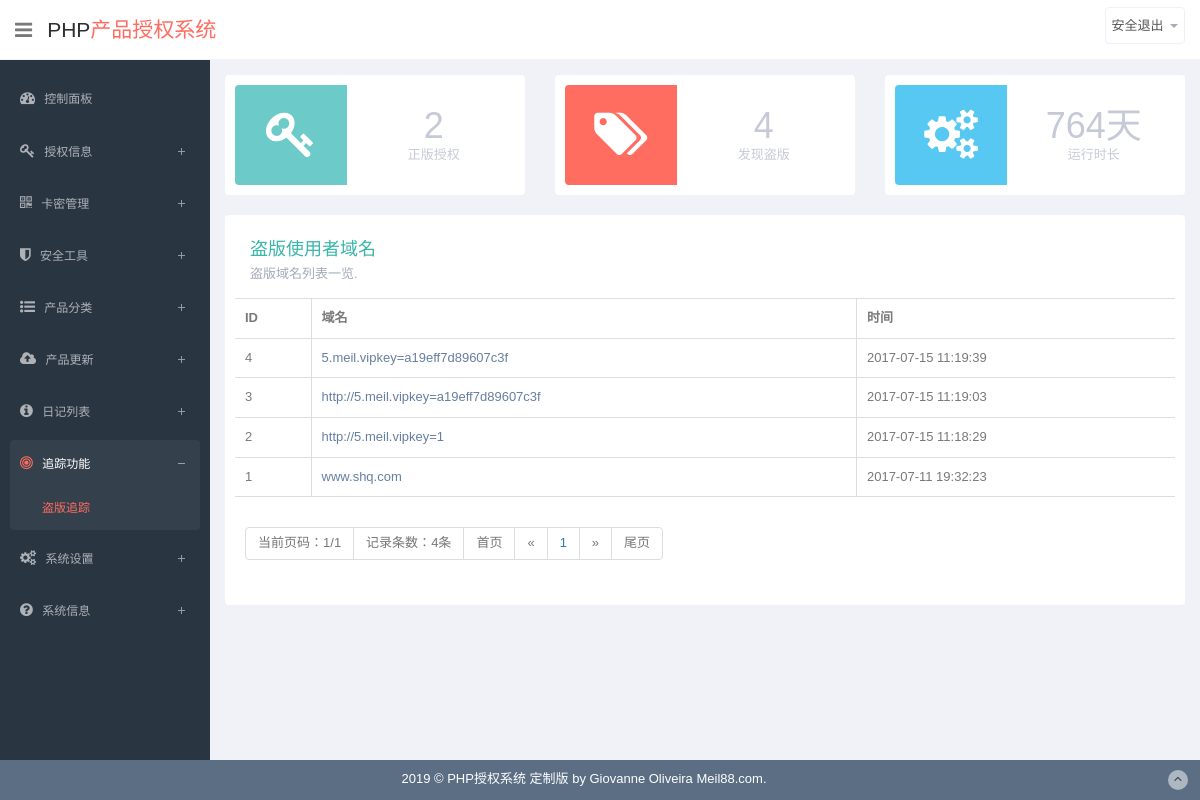
Screenshot of /center/daoban.php (signed in) with the database file from the repository.
### tables this page shows
CREATE TABLE IF NOT EXISTS `site` (
  `id` int(10) unsigned NOT NULL,
  `title` varchar(255) NOT NULL,
  `yxtime` varchar(255) NOT NULL,
  `copyright` varchar(255) NOT NULL,
  `site_name` varchar(255) NOT NULL,
  `route` varchar(255) NOT NULL
);

CREATE TABLE IF NOT EXISTS `daoban` (
  `id` int(10) unsigned NOT NULL,
  `domain` varchar(255) NOT NULL,
  `time` varchar(255) NOT NULL,
  `beizhu` text NOT NULL COMMENT '备注'
);

### data/weby.php (called while the page is built, shortened)
<?php
	$sql = "SELECT * FROM site";
	$result=mysql_query($sql);
	if($result&&mysql_num_rows($result)){
	   while ($row=mysql_fetch_assoc($result)) {
			  $yxtime = $row['yxtime'];
			  $copyright = $row['copyright'];
			  $route = $row['route'];
	   }
	}
?>

### center/farmwork.php (called while the page is built, shortened)
<?php
	include '../data/weby.php';

### center/daoban.php (the view, shortened to what this page needs)
<?php
    include 'farmwork.php';
?>
<?php include 'header.php';?>
<?php include 'list.php';?>
    <section id="main-content">
        <section class="wrapper">
<?php include 'overview.php';?>
            <div class="row">
                <div class="col-lg-12">
                    <section class="panel">
                        <div class="panel-body progress-panel">
                            <div class="task-progress">
                                <h1>盗版使用者域名</h1>
                                <p>盗版域名列表一览.</p>
                            </div>
                        </div>
						<div class="table-responsive">
                        <table  class="display table table-bordered table-striped" id="dynamic-table">
                            <thead>
                            <tr>
                                <th>ID</th>
                                <th>域名</th>
                                <th>时间</th>
                            </tr>
                            </thead>
                            <tbody>
									<?php
 $page = $_GET["page"];
 if($page == ""){
     $page = 1;
     }
 $page_size = 10;
 $_pageNum = 10;
 $query = "select count(*) as total from daoban";
 $result = mysql_query($query);
 $rownum = mysql_fetch_row($result);
 $message_count = $rownum[0];
 $page_count = ceil($message_count / $page_size);
 $offset = ($page-1) * $page_size;
 $pages = $page_count;
 $_start = $page - floor($_pageNum / 2);
 $_start = $_start < 1 ? 1 : $_start;
 $_end = $page + floor($_pageNum / 2);
 $_end = $_end > $pages? $pages : $_end;
 ?>
 									<?php
										$sql="select * from daoban ORDER BY `id` DESC  limit $offset,$page_size";
										$result=mysql_query($sql);
										if($result&&mysql_num_rows($result)){
											while ($row=mysql_fetch_assoc($result)) {
											echo "<tr class='gradeX'>";
											echo "<td >".$row['id']."</td>";
											echo "<td ><a href=http://".$row['domain']." target='_blank'>".$row['domain']."</a></td>";
											echo "<td >".date("Y-m-d H:i:s",$row['time'])."</td>";
											echo "</tr>";
											}
										}
									?>
                        </table>
						</div>
						<table  class="display table table-bordered table-striped" id="dynamic-table">
						<tfoot>
							<tr>
							<td ><ul class="pagination"><li class="disabled"><a>当前页码：<?php echo $page;?>/<?php echo $page_count;?></a></li><li class="disabled"><a>记录条数：<?php echo $message_count;?>条</a></li>
							<?php
if($page != 1){
     echo "<li ><a href=?page=1>首页</a></li>";
     echo "<li ><a href=?page=" . ($page-1) . ">&laquo;</a></li>";
     } else {
echo '<li class="disabled"><a>首页</a></li>';
echo '<li class="disabled"><a>&laquo;</a></li>';
}
for ($i = $_start; $i <= $_end; $i++){
     if($i == $page){
         $_pageHtml .= '<li ><a>' . $i . '</a></li>';
         }else{
         $_pageHtml .= '<li ><a href="' . $url . '?page=' . $i . '">' . $i . '</a></li>';
         }
     }
echo $_pageHtml;
if($page < $page_count){
     echo "<li ><a href=?page=" . ($page + 1) . ">&raquo;</a></li>";
     echo "<li ><a href=?page=" . $page_count . ">尾页</a></li>";
     } else {
echo '<li class="disabled"><a>&raquo;</a></li>';
echo '<li class="disabled"><a>尾页</a></li>';
}
echo'</ul></td>';
?>
							</tr>
							</tfoot>
							</table>
                    </section>
                </div>
        </section>
    </section>
<?php include 'footer.php';?>

### center/overview.php (shortened to what this page needs)
<?php
function Sec2Time($time){
 if(is_numeric($time)){
  $value = array(
    "years" => 0, "days" => 0, "hours" => 0,
    "minutes" => 0, "seconds" => 0,
  );
  if($time >= 86400){
   $value["days"] = floor($time/86400);
   $time = ($time%86400);
  }
  $value["seconds"] = floor($time);
  return (array) $value;
 }else{
  return (bool) FALSE;
 }
}
$site_create_time = strtotime($yxtime);
$time = time() - $site_create_time;
$uptime = Sec2Time($time);
 $query = "select count(*) as total from authorize";
 $result = mysql_query($query);
 $rownum = mysql_fetch_row($result);
 $sites = $rownum[0];
 $query = "select count(*) as total from daoban";
 $result = mysql_query($query);
 $rownum = mysql_fetch_row($result);
 $blocks = $rownum[0];
?>
            <div class="row state-overview">
        <div class="col-lg-4 col-sm-6">
        <section class="panel">
            <div class="symbol terques">
                <i class="fa fa-key"></i>
            </div>
            <div class="value">
                <h1>
                    <?=$sites?>                </h1>
                <p>正版授权</p>
            </div>
        </section>
    </div>
    <div class="col-lg-4 col-sm-6">
        <section class="panel">
            <div class="symbol red">
                <i class="fa fa-tags"></i>
            </div>
            <div class="value">
                <h1>
                    <?=$blocks?>                </h1>
                <p>发现盗版</p>
            </div>
        </section>
    </div>
    <div class="col-lg-4 col-sm-6">
        <section class="panel">
            <div class="symbol blue">
                <i class="fa fa-cogs"></i>
            </div>
            <div class="value">
                <h1>
                    <?php echo $uptime['days']; ?>天                </h1>
                <p>运行时长</p>
            </div>
        </section>
    </div>
</div>

### center/footer.php (shortened to what this page needs)
    <footer class="site-footer navbar-fixed-bottom">
    <div class="text-center">
        <?php echo $showtime=date("Y");?> &copy; <?php echo $copyright?>
        <a href="#" class="go-top">
            <i class="fa fa-angle-up"></i>
        </a>
    </div>
</footer>
</section>
<link href="<?php echo $route?>toastr-master/toastr.css" rel="stylesheet" type="text/css" />
</body>
</html>

### rows the page displays
site: yxtime "764", copyright "PHP授权系统 定制版 by Giovanne Oliveira Meil88.com."
daoban: id "4", domain "5.meil.vipkey=a19eff7d89607c3f", time "2017-07-15 11:19:39"
daoban: id "3", domain "http://5.meil.vipkey=a19eff7d89607c3f", time "2017-07-15 11:19:03"
daoban: id "2", domain "http://5.meil.vipkey=1", time "2017-07-15 11:18:29"
daoban: id "1", domain "www.shq.com", time "2017-07-11 19:32:23"

### other values shown
$sites "2"
$blocks "4"
$page "1"
$page_count "1"
$message_count "4"
